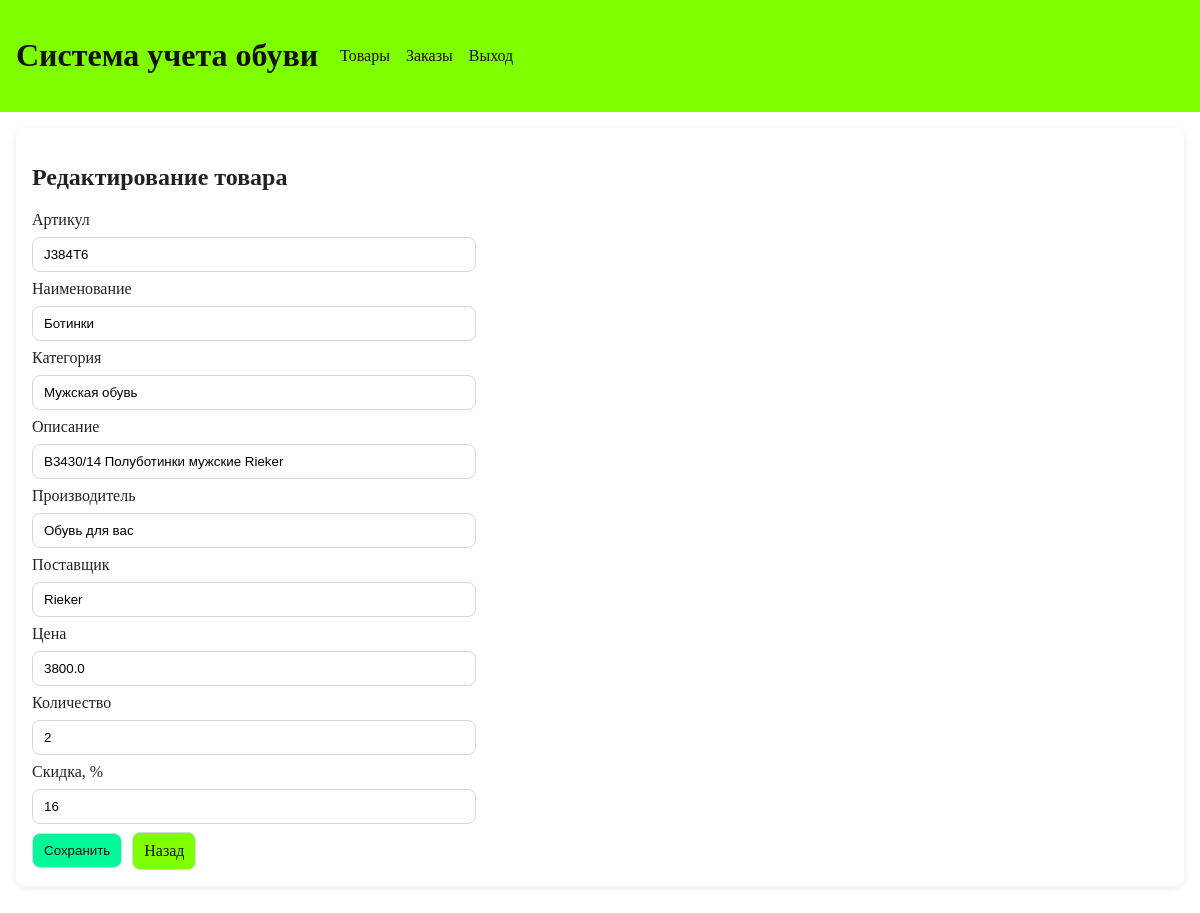
/products/J384T6/edit (signed in), run on the app's committed database.
### tables this page shows
CREATE TABLE products (
        article TEXT PRIMARY KEY,
        product_name TEXT NOT NULL,
        category_id INTEGER NOT NULL,
        description TEXT NOT NULL,
        manufacturer_id INTEGER NOT NULL,
        supplier_id INTEGER NOT NULL,
        base_price REAL NOT NULL CHECK (base_price >= 0),
        stock_count INTEGER NOT NULL CHECK (stock_count >= 0),
        discount_percent INTEGER NOT NULL CHECK (discount_percent >= 0 AND discount_percent <= 100),
        image_path TEXT,
        FOREIGN KEY (category_id) REFERENCES categories (id),
        FOREIGN KEY (manufacturer_id) REFERENCES manufacturers (id),
        FOREIGN KEY (supplier_id) REFERENCES suppliers (id)
    );

CREATE TABLE categories (
        id INTEGER PRIMARY KEY AUTOINCREMENT,
        category_name TEXT NOT NULL UNIQUE
    );

CREATE TABLE manufacturers (
        id INTEGER PRIMARY KEY AUTOINCREMENT,
        manufacturer_name TEXT NOT NULL UNIQUE
    );

CREATE TABLE suppliers (
        id INTEGER PRIMARY KEY AUTOINCREMENT,
        supplier_name TEXT NOT NULL UNIQUE
    );

### src/webapp.py (the view)
@app.route("/products/<string:article>/edit", methods=["GET", "POST"])
@role_required("admin")
def product_edit(article: str):
    db = get_db()
    item = db.execute(
        """
        SELECT
            p.article, p.product_name, c.category_name, p.description,
            m.manufacturer_name, s.supplier_name, p.base_price,
            p.stock_count, p.discount_percent
        FROM products p
        JOIN categories c ON c.id = p.category_id
        JOIN manufacturers m ON m.id = p.manufacturer_id
        JOIN suppliers s ON s.id = p.supplier_id
        WHERE p.article = ?
        """,
        (article,),
    ).fetchone()
    if item is None:
        flash("Товар не найден.", "error")
        return redirect(url_for("products"))
    if request.method == "POST":
        return _save_product(article)
    return render_template("product_form.html", title="Редактирование товара", item=item)

### src/webapp.py (called while the page is built)
def get_db() -> sqlite3.Connection:
    if "db" not in g:
        conn = sqlite3.connect(DB_PATH)
        conn.row_factory = sqlite3.Row
        conn.execute("PRAGMA foreign_keys = ON")
        g.db = conn
    return g.db

def role_required(*roles: str):
    def decorator(func):
        @wraps(func)
        def wrapper(*args: Any, **kwargs: Any):
            role = session.get("role", "guest")
            if role not in roles:
                flash("Недостаточно прав для выполнения действия.", "error")
                return redirect(url_for("products"))
            return func(*args, **kwargs)
        return wrapper
    return decorator

### templates/product_form.html
{% extends "base.html" %}
{% block content %}
<section class="card">
    <h2>{{ title }}</h2>
    <form method="post" class="form grid">
        <label>Артикул</label>
        <input name="article" required value="{{ item['article'] if item else '' }}">
        <label>Наименование</label>
        <input name="product_name" required value="{{ item['product_name'] if item else '' }}">
        <label>Категория</label>
        <input name="category" required value="{{ item['category_name'] if item else '' }}">
        <label>Описание</label>
        <input name="description" required value="{{ item['description'] if item else '' }}">
        <label>Производитель</label>
        <input name="manufacturer" required value="{{ item['manufacturer_name'] if item else '' }}">
        <label>Поставщик</label>
        <input name="supplier" required value="{{ item['supplier_name'] if item else '' }}">
        <label>Цена</label>
        <input name="base_price" type="number" step="0.01" min="0" required value="{{ item['base_price'] if item else '' }}">
        <label>Количество</label>
        <input name="stock_count" type="number" min="0" required value="{{ item['stock_count'] if item else '' }}">
        <label>Скидка, %</label>
        <input name="discount_percent" type="number" min="0" max="100" required value="{{ item['discount_percent'] if item else '0' }}">
        <div class="row">
            <button type="submit">Сохранить</button>
            <a class="btn secondary" href="{{ url_for('products') }}">Назад</a>
        </div>
    </form>
</section>
{% endblock %}

### static/styles.css (style rules this page uses)
body { margin: 0; font-family: "Times New Roman", Times, serif; background: #FFFFFF; color: #222; }
.row { display: flex; align-items: center; gap: 10px; }
.card { background: #fff; border-radius: 10px; box-shadow: 0 2px 8px rgba(0, 0, 0, 0.08); padding: 16px; margin-bottom: 16px; }
.form { display: flex; flex-direction: column; gap: 8px; }
.grid input { max-width: 420px; }
input, select, button, .btn { padding: 9px 11px; border-radius: 8px; border: 1px solid #d3d8e3; text-decoration: none; }
button, .btn { background: #00FA9A; color: #111; cursor: pointer; }
.secondary { background: #7FFF00; color: #111; }

### data on the page
products: article "J384T6", product_name "Ботинки", description "B3430/14 Полуботинки мужские Rieker", base_price "3800.0", stock_count "2", discount_percent "16"
categories: category "Мужская обувь"
manufacturers: manufacturer "Обувь для вас"
suppliers: supplier "Rieker"

### other printed values
{{ title }} "Редактирование товара"
